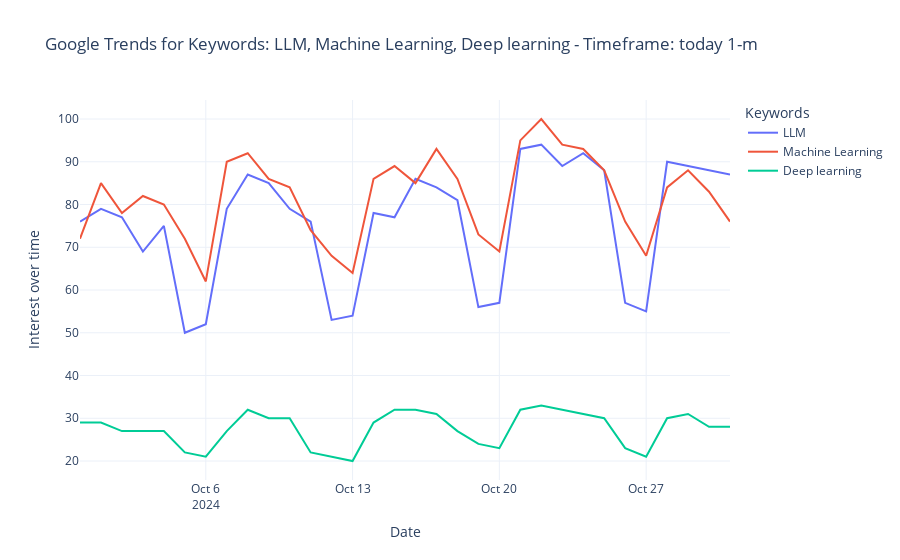
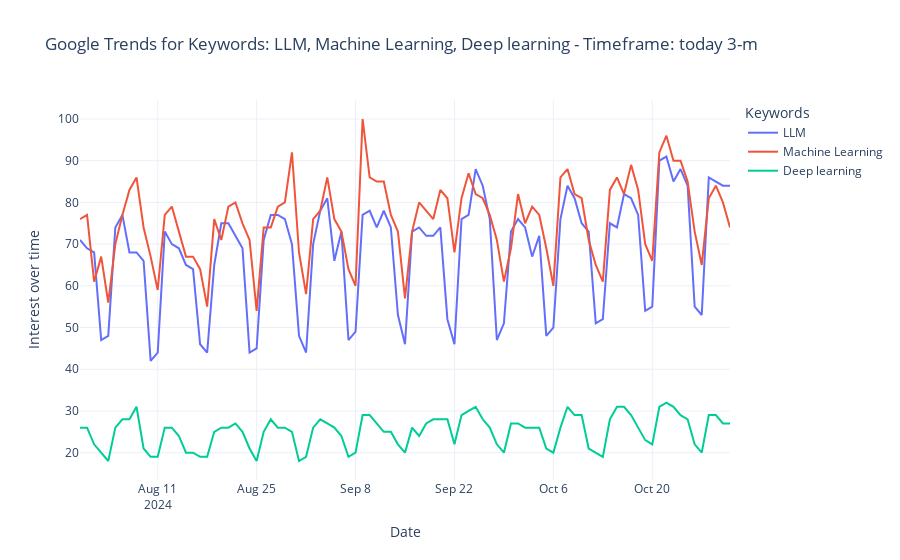
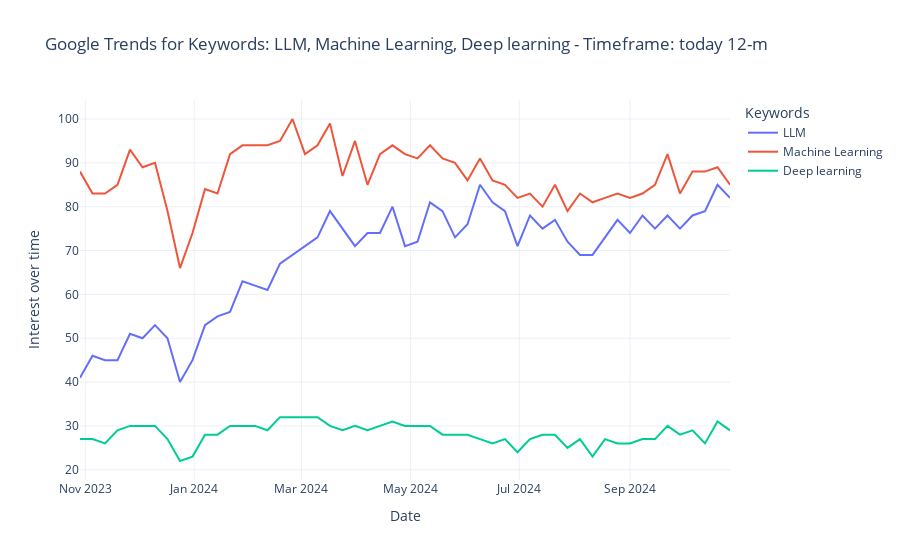
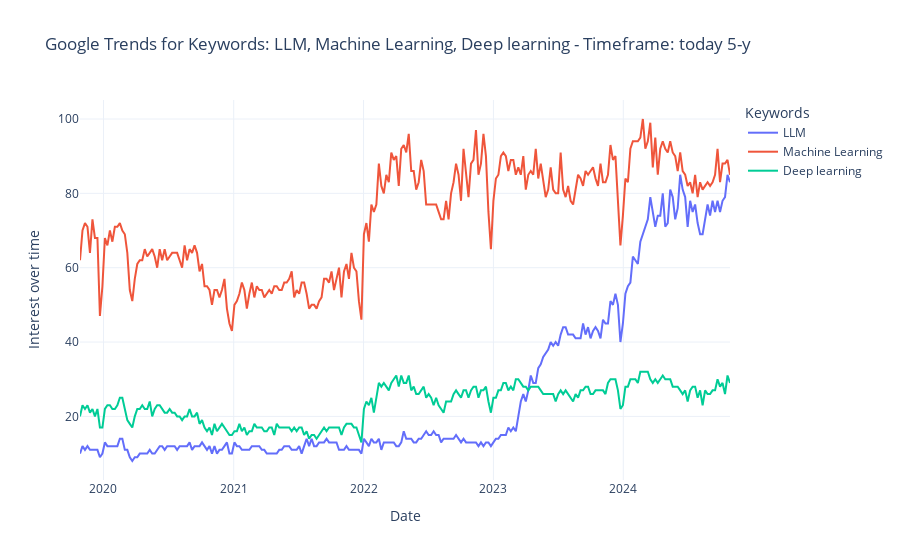

Notebook cell for these charts, in order:
### Markdown cell above
show trends by running the following code:

### Code cell
# Example: Show trends for the keyword "Python programming" and compare it with "Machine Learning" and "Data Science"
show_trends(["LLM", "Machine Learning", "Deep learning"])
